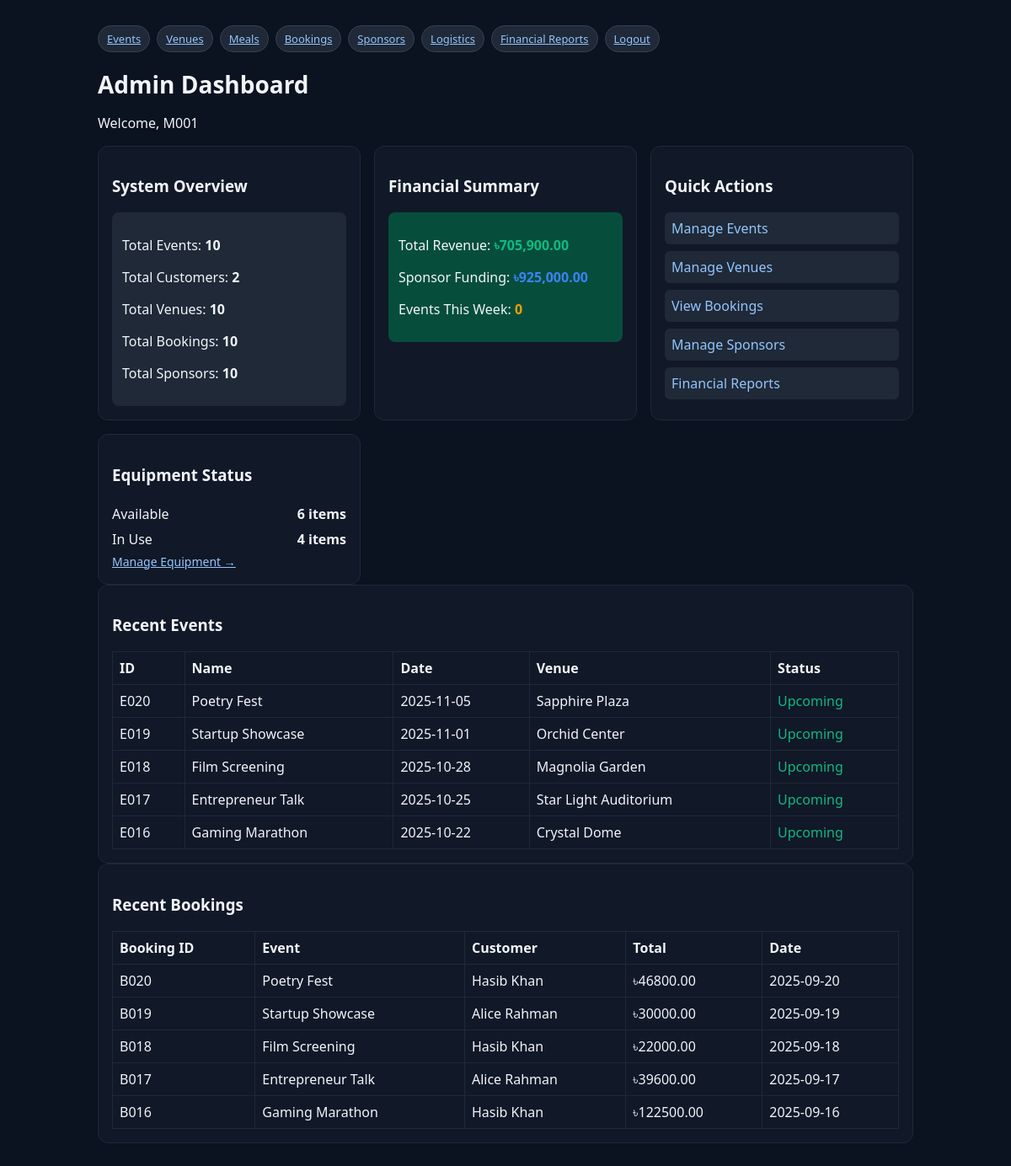
Screenshot of /admin/dashboard.php (signed in) with the database file from the repository.
### tables this page shows
CREATE TABLE Events (
    event_id VARCHAR(5) PRIMARY KEY,
    event_name VARCHAR(100),
    event_type ENUM('ESPORTS','PRESENTATION','PRIZE GIVING','MEETING','SEMINAR','WORKSHOP','ENTERTAINMENT') DEFAULT 'MEETING',
    event_date DATE,
    venue_id VARCHAR(5),
    meal_id VARCHAR(5),
    guest_count INT,
    ticket_cost DECIMAL(12,2),
    CONSTRAINT fk_events_venue FOREIGN KEY (venue_id) REFERENCES Venues(venue_id) ON DELETE SET NULL,
    CONSTRAINT fk_events_meal FOREIGN KEY (meal_id) REFERENCES Meals(meal_id) ON DELETE SET NULL,
    CONSTRAINT uq_events_booking UNIQUE (venue_id, event_date, event_type)
);

CREATE TABLE Venues (
    venue_id VARCHAR(5) PRIMARY KEY,
    venue_name VARCHAR(100),
    venue_capacity INT,
    manager_id VARCHAR(5),
    venue_cost DECIMAL(12,2),
    house VARCHAR(100),
    road VARCHAR(100),
    city VARCHAR(100),
    CONSTRAINT fk_venues_manager FOREIGN KEY (manager_id) REFERENCES Managers(manager_id) ON DELETE SET NULL
);

CREATE TABLE Bookings (
    booking_id VARCHAR(5) PRIMARY KEY,
    booking_date DATE,
    event_id VARCHAR(5),
    customer_id VARCHAR(5),
    total_cost DECIMAL(12,2),
    CONSTRAINT fk_bookings_event FOREIGN KEY (event_id) REFERENCES Events(event_id) ON DELETE CASCADE,
    CONSTRAINT fk_bookings_customer FOREIGN KEY (customer_id) REFERENCES Customers(customer_id) ON DELETE CASCADE
);

CREATE TABLE Customers (
    customer_id VARCHAR(5) PRIMARY KEY,
    customer_pass VARCHAR(60) NOT NULL,
    customer_name VARCHAR(100),
    customer_address VARCHAR(200),
    customer_contact VARCHAR(20)
);

### admin/dashboard.php (the view, shortened to what this page needs)
<?php
require_once __DIR__ . '/../includes/db.php';
$totalEvents = $pdo->query("SELECT COUNT(*) FROM Events")->fetchColumn();
$totalCustomers = $pdo->query("SELECT COUNT(*) FROM Customers")->fetchColumn();
$totalVenues = $pdo->query("SELECT COUNT(*) FROM Venues")->fetchColumn();
$totalBookings = $pdo->query("SELECT COUNT(*) FROM Bookings")->fetchColumn();
$totalSponsors = $pdo->query("SELECT COUNT(*) FROM Sponsors")->fetchColumn();
$totalRevenue = $pdo->query("SELECT SUM(total_cost) FROM Bookings")->fetchColumn() ?: 0;
$totalFunding = $pdo->query("SELECT SUM(sponsor_funding) FROM Sponsors")->fetchColumn() ?: 0;
$recentEvents = $pdo->query("
    SELECT e.*, v.venue_name,
           CASE
               WHEN e.event_date < CURDATE() THEN 'Completed'
               WHEN e.event_date = CURDATE() THEN 'Today'
               ELSE 'Upcoming'
           END as status
    FROM Events e
    LEFT JOIN Venues v ON e.venue_id = v.venue_id
    ORDER BY e.event_date DESC
    LIMIT 5
")->fetchAll();
$recentBookings = $pdo->query("
    SELECT b.*, e.event_name, c.customer_name
    FROM Bookings b
    LEFT JOIN Events e ON b.event_id = e.event_id
    LEFT JOIN Customers c ON b.customer_id = c.customer_id
    ORDER BY b.booking_date DESC
    LIMIT 5
")->fetchAll();
$upcomingThisWeek = $pdo->query("
    SELECT COUNT(*)
    FROM Events
    WHERE event_date BETWEEN CURDATE() AND DATE_ADD(CURDATE(), INTERVAL 7 DAY)
")->fetchColumn();
$equipmentStats = $pdo->query("
    SELECT status, COUNT(*) as count
    FROM Logistics
    GROUP BY status
")->fetchAll();
?>
<!doctype html>
<html><head><meta charset="utf-8"><link rel="stylesheet" href="../assets/style.css"><title>Admin Dashboard</title></head><body>
<div class="container">
  <div class="nav">
    <a class="badge" href="events.php">Events</a>
    <a class="badge" href="venues.php">Venues</a>
    <a class="badge" href="meals.php">Meals</a>
    <a class="badge" href="bookings.php">Bookings</a>
    <a class="badge" href="sponsors.php">Sponsors</a>
    <a class="badge" href="logistics.php">Logistics</a>
    <a class="badge" href="cashflow.php">Financial Reports</a>
    <a class="badge" href="../logout.php">Logout</a>
  </div>
  <h1>Admin Dashboard</h1>
  <p>Welcome, <?=htmlspecialchars($_SESSION['manager_id'])?></p>
  <div class="grid">
    <div class="card">
      <h3>System Overview</h3>
      <div style="background:#1f2937;padding:12px;border-radius:8px;">
        <p>Total Events: <strong><?=$totalEvents?></strong></p>
        <p>Total Customers: <strong><?=$totalCustomers?></strong></p>
        <p>Total Venues: <strong><?=$totalVenues?></strong></p>
        <p>Total Bookings: <strong><?=$totalBookings?></strong></p>
        <p>Total Sponsors: <strong><?=$totalSponsors?></strong></p>
      </div>
    </div>
    <div class="card">
      <h3>Financial Summary</h3>
      <div style="background:#064e3b;padding:12px;border-radius:8px;">
        <p>Total Revenue: <strong style="color:#10b981;">৳<?=number_format($totalRevenue, 2)?></strong></p>
        <p>Sponsor Funding: <strong style="color:#3b82f6;">৳<?=number_format($totalFunding, 2)?></strong></p>
        <p>Events This Week: <strong style="color:#f59e0b;"><?=$upcomingThisWeek?></strong></p>
      </div>
    </div>
    <div class="card">
      <h3>Quick Actions</h3>
      <a href="events.php" style="display:block;margin:8px 0;color:#93c5fd;text-decoration:none;padding:8px;background:#1f2937;border-radius:6px;">Manage Events</a>
      <a href="venues.php" style="display:block;margin:8px 0;color:#93c5fd;text-decoration:none;padding:8px;background:#1f2937;border-radius:6px;">Manage Venues</a>
      <a href="bookings.php" style="display:block;margin:8px 0;color:#93c5fd;text-decoration:none;padding:8px;background:#1f2937;border-radius:6px;">View Bookings</a>
      <a href="sponsors.php" style="display:block;margin:8px 0;color:#93c5fd;text-decoration:none;padding:8px;background:#1f2937;border-radius:6px;">Manage Sponsors</a>
      <a href="cashflow.php" style="display:block;margin:8px 0;color:#93c5fd;text-decoration:none;padding:8px;background:#1f2937;border-radius:6px;">Financial Reports</a>
    </div>
    <?php if(!empty($equipmentStats)): ?>
    <div class="card">
      <h3>Equipment Status</h3>
      <?php foreach($equipmentStats as $eq): ?>
        <div style="display:flex;justify-content:space-between;padding:4px 0;">
          <span><?=htmlspecialchars($eq['status'])?></span>
          <strong><?=$eq['count']?> items</strong>
        </div>
      <?php endforeach; ?>
      <a href="logistics.php" style="color:#93c5fd;font-size:14px;">Manage Equipment →</a>
    </div>
    <?php endif; ?>
  </div>
  <div class="card">
    <h3>Recent Events</h3>
    <?php if(empty($recentEvents)): ?>
      <p>No events found. <a href="events.php">Create your first event</a>!</p>
    <?php else: ?>
    <table class="table">
      <tr><th>ID</th><th>Name</th><th>Date</th><th>Venue</th><th>Status</th></tr>
      <?php foreach($recentEvents as $e): ?>
      <tr>
        <td><?=htmlspecialchars($e['event_id'])?></td>
        <td><?=htmlspecialchars($e['event_name'])?></td>
        <td><?=htmlspecialchars($e['event_date'])?></td>
        <td><?=htmlspecialchars($e['venue_name'] ?: 'TBA')?></td>
        <td>
          <?php if($e['status'] === 'Upcoming'): ?>
            <span style="color:#10b981;">Upcoming</span>
          <?php elseif($e['status'] === 'Today'): ?>
            <span style="color:#f59e0b;">Today</span>
          <?php else: ?>
            <span style="color:#6b7280;">Completed</span>
          <?php endif; ?>
        </td>
      </tr>
      <?php endforeach; ?>
    </table>
    <?php endif; ?>
  </div>
  <div class="card">
    <h3>Recent Bookings</h3>
    <?php if(empty($recentBookings)): ?>
      <p>No bookings found. Customers will appear here when they book events.</p>
    <?php else: ?>
    <table class="table">
      <tr><th>Booking ID</th><th>Event</th><th>Customer</th><th>Total</th><th>Date</th></tr>
      <?php foreach($recentBookings as $b): ?>
      <tr>
        <td><?=htmlspecialchars($b['booking_id'])?></td>
        <td><?=htmlspecialchars($b['event_name'])?></td>
        <td><?=htmlspecialchars($b['customer_name'] ?: $b['customer_id'])?></td>
        <td>৳<?=htmlspecialchars($b['total_cost'])?></td>
        <td><?=htmlspecialchars($b['booking_date'])?></td>
      </tr>
      <?php endforeach; ?>
    </table>
    <?php endif; ?>
  </div>
</div>
</body></html>

### assets/style.css (style rules this page uses)
* { box-sizing:border-box;font-family:system-ui,Segoe UI,Roboto,Arial }
body { margin:0;background:#0b1220;color:#f1f5f9 }
a { color:#93c5fd }
.container { max-width:1000px;margin:30px auto;padding:0 16px }
h1 { font-size:28px;margin-bottom:16px }
.grid { display:grid;grid-template-columns:repeat(auto-fit,minmax(280px,1fr));gap:16px }
.card { background:#111827;border:1px solid #1f2937;border-radius:12px;padding:16px }
.table { width:100%;border-collapse:collapse;margin-top:12px }
.table th,.table td { border:1px solid #1f2937;padding:8px;text-align:left }
.nav { display:flex;gap:8px;margin-bottom:12px }
.badge { background:#1f2937;border:1px solid #374151;border-radius:999px;padding:6px 10px;font-size:13px }

### rows the page displays
events: event_id "E020", event_name "Poetry Fest", event_date "2025-11-05", venue.venue_name "Sapphire Plaza"
events: event_id "E019", event_name "Startup Showcase", event_date "2025-11-01", venue.venue_name "Orchid Center"
events: event_id "E018", event_name "Film Screening", event_date "2025-10-28", venue.venue_name "Magnolia Garden"
events: event_id "E017", event_name "Entrepreneur Talk", event_date "2025-10-25", venue.venue_name "Star Light Auditorium"
events: event_id "E016", event_name "Gaming Marathon", event_date "2025-10-22", venue.venue_name "Crystal Dome"
bookings: booking_id "B020", event.event_name "Poetry Fest", customer.customer_name "Hasib Khan", total_cost "46800.00", booking_date "2025-09-20"
bookings: booking_id "B019", event.event_name "Startup Showcase", customer.customer_name "Alice Rahman", total_cost "30000.00", booking_date "2025-09-19"
bookings: booking_id "B018", event.event_name "Film Screening", customer.customer_name "Hasib Khan", total_cost "22000.00", booking_date "2025-09-18"
bookings: booking_id "B017", event.event_name "Entrepreneur Talk", customer.customer_name "Alice Rahman", total_cost "39600.00", booking_date "2025-09-17"
bookings: booking_id "B016", event.event_name "Gaming Marathon", customer.customer_name "Hasib Khan", total_cost "122500.00", booking_date "2025-09-16"

### other values shown
$_SESSION['manager_id'] "M001"
$totalEvents "10"
$totalCustomers "2"
$totalVenues "10"
$totalBookings "10"
$totalSponsors "10"
$totalRevenue "705,900.00"
$totalFunding "925,000.00"
$upcomingThisWeek "0"
$eq['status'] "Available"
$eq['count'] "6"
$eq['status'] "In Use"
$eq['count'] "4"
